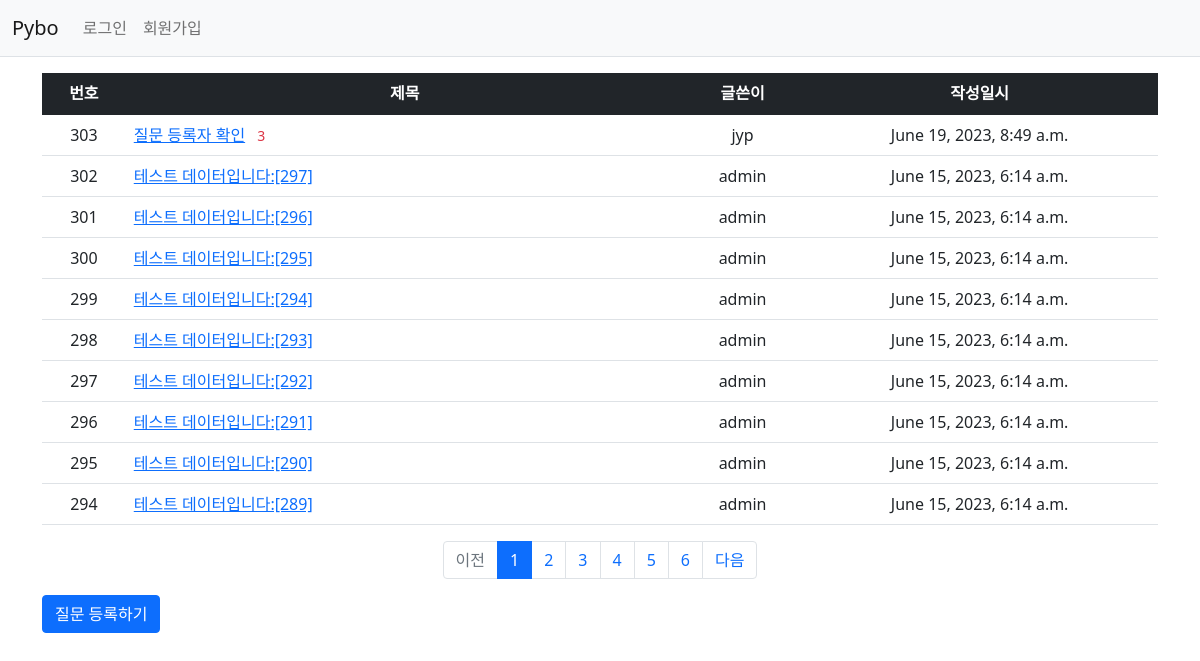
Screenshot of /pybo/ with the database file from the repository.
### pybo/models.py (models this page shows, shortened)
class Question(models.Model):
    author = models.ForeignKey(User, on_delete=models.CASCADE, related_name='author_question')
    subject = models.CharField(max_length=200)
    content = models.TextField()
    create_date = models.DateTimeField()
    modify_date = models.DateTimeField(null=True, blank=True)
    voter = models.ManyToManyField(User, related_name='voter_question')  # 추천인 추가

### pybo/views/base_views.py (the view)
# urls.py: path('', base_views.index, name='index'),  # '/' 에 해당되는 path
def index(request):
    page = request.GET.get('page', '1')  # 페이지
    question_list = Question.objects.order_by('-create_date')
    paginator = Paginator(question_list, 10)  # 페이지당 10개씩 보여주기
    page_obj = paginator.get_page(page)
    context = {'question_list': page_obj}
    return render(request, 'pybo/question_list.html', context)

### pybo/templatetags/pybo_filter.py (called while the page is built)
@register.filter
def sub(value, arg):
    return value - arg

### templates/pybo/question_list.html (shortened to what this page needs)
{% extends 'base.html' %}
{% load pybo_filter %}
{% block content %}
<div class="container my-3">
    <table class="table">
        <thead>
        <tr class="text-center table-dark">
            <th>번호</th>
            <th style="width:50%">제목</th>
            <th>글쓴이</th>
            <th>작성일시</th>
        </tr>
        </thead>
        <tbody>
        {% if question_list %}
        {% for question in question_list %}
        <tr class="text-center">
            <td>
                {{ question_list.paginator.count|sub:question_list.start_index|sub:forloop.counter0|add:1 }}
            </td>
            <td class="text-start">
                <a href="{% url 'pybo:detail' question.id %}">{{ question.subject }}</a>
                {% if question.answer_set.count > 0 %}
                    <span class="text-danger small mx-2">{{ question.answer_set.count }}</span>
                {% endif %}
            </td>
            <td>{{ question.author.username }}</td>
            <td>{{ question.create_date }}</td>
        </tr>
        {% endfor %}
        {% else %}
        <tr>
            <td colspan="4">질문이 없습니다.</td>
        </tr>
        {% endif %}
        </tbody>
    </table>
    <ul class="pagination justify-content-center">
        {% if question_list.has_previous %}
        <li class="page-item">
            <a class="page-link" href="?page={{ question_list.previous_page_number }}">이전</a>
        </li>
        {% else %}
        <li class="page-item disabled">
            <a class="page-link" tabindex="-1" aria-disabled="true" href="#">이전</a>
        </li>
        {% endif %}
        {% for page_number in question_list.paginator.page_range %}
            {% if page_number >= question_list.number|add:-5 and page_number <= question_list.number|add:5 %}
                {% if page_number == question_list.number %}
                <li class="page-item active" aria-current="page">
                    <a class="page-link" href="?page={{ page_number }}">{{ page_number }}</a>
                </li>
                {% else %}
                <li class="page-item">
                    <a class="page-link" href="?page={{ page_number }}">{{ page_number }}</a>
                </li>
                {% endif %}
            {% endif %}
        {% endfor %}
        {% if question_list.has_next %}
        <li class="page-item">
            <a class="page-link" href="?page={{ question_list.next_page_number }}">다음</a>
        </li>
        {% else %}
        <li class="page-item disabled">
            <a class="page-link" tabindex="-1" aria-disabled="true" href="#">다음</a>
        </li>
        {% endif %}
    </ul>
    <a href="{% url 'pybo:question_create' %}" class="btn btn-primary">질문 등록하기</a>
</div>
{% endblock %}

### rows the page displays
Question: paginator.count|sub "303", subject "질문 등록자 확인", answer_set.count "3", author.username "jyp", create_date "June 19, 2023, 8:49 a.m."
Question: paginator.count|sub "302", subject "테스트 데이터입니다:[297]", author.username "admin", create_date "June 15, 2023, 6:14 a.m."
Question: paginator.count|sub "301", subject "테스트 데이터입니다:[296]", author.username "admin", create_date "June 15, 2023, 6:14 a.m."
Question: paginator.count|sub "300", subject "테스트 데이터입니다:[295]", author.username "admin", create_date "June 15, 2023, 6:14 a.m."
Question: paginator.count|sub "299", subject "테스트 데이터입니다:[294]", author.username "admin", create_date "June 15, 2023, 6:14 a.m."
Question: paginator.count|sub "298", subject "테스트 데이터입니다:[293]", author.username "admin", create_date "June 15, 2023, 6:14 a.m."
Question: paginator.count|sub "297", subject "테스트 데이터입니다:[292]", author.username "admin", create_date "June 15, 2023, 6:14 a.m."
Question: paginator.count|sub "296", subject "테스트 데이터입니다:[291]", author.username "admin", create_date "June 15, 2023, 6:14 a.m."
Question: paginator.count|sub "295", subject "테스트 데이터입니다:[290]", author.username "admin", create_date "June 15, 2023, 6:14 a.m."
Question: paginator.count|sub "294", subject "테스트 데이터입니다:[289]", author.username "admin", create_date "June 15, 2023, 6:14 a.m."

### other values shown
{{ page_number }} "1"
{{ page_number }} "2" "3" "4" "5" "6"
